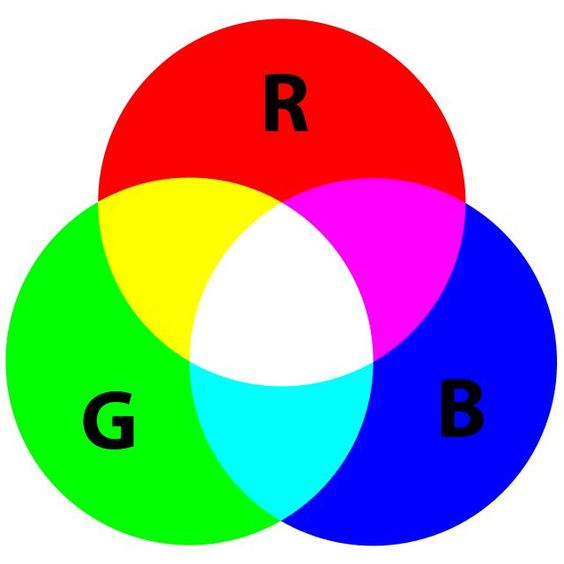
#> input picture test_image.jpg, 564 x 564 px
$ python -i Detection_Blue.py   (imports and definitions only)
#> lines starting #> are read from the running program, lines starting #| are printed output that depends on the picture; after the words box and inside, x2 and y2 are one past the last pixel; in counts of white or black regions, pixels touching at a corner belong together
#> further down, picture is the input picture: shape (564, 564, 3); mean B, G, R 163.7, 164.1, 163.8
import cv2
import numpy as np

def detect_blue(image):
    hsv = cv2.cvtColor(image, cv2.COLOR_BGR2HSV)
#> hsv: shape (564, 564, 3); mean H, S, V 49.6, 155, 249.6
    lower_blue = np.array([110, 50, 50])
    upper_blue = np.array([130, 255, 255])
    mask = cv2.inRange(hsv, lower_blue, upper_blue)
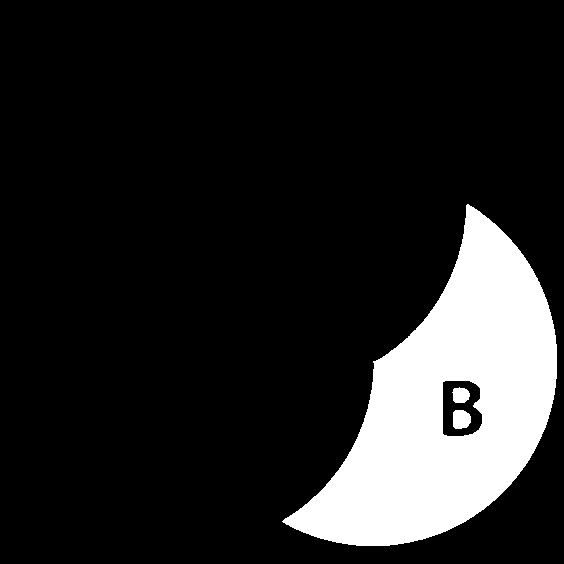
#> mask: shape (564, 564); 14.3% white; 3 white regions, box (x1, y1, x2, y2) and area: (282, 204, 557, 546) 45094, (453, 410, 471, 429) 295, (452, 387, 470, 403) 226

    blue_output = cv2.bitwise_and(image, image, mask=mask)
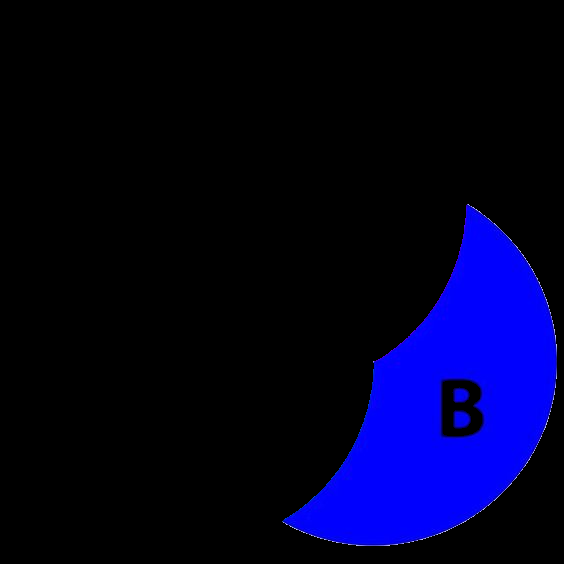
#> blue_output: shape (564, 564, 3); mean B, G, R 35.6, 0.3, 0.3
    return blue_output

>>> import cv2
>>> picture = cv2.imread('test_image.jpg')
>>> result = detect_blue(picture)
